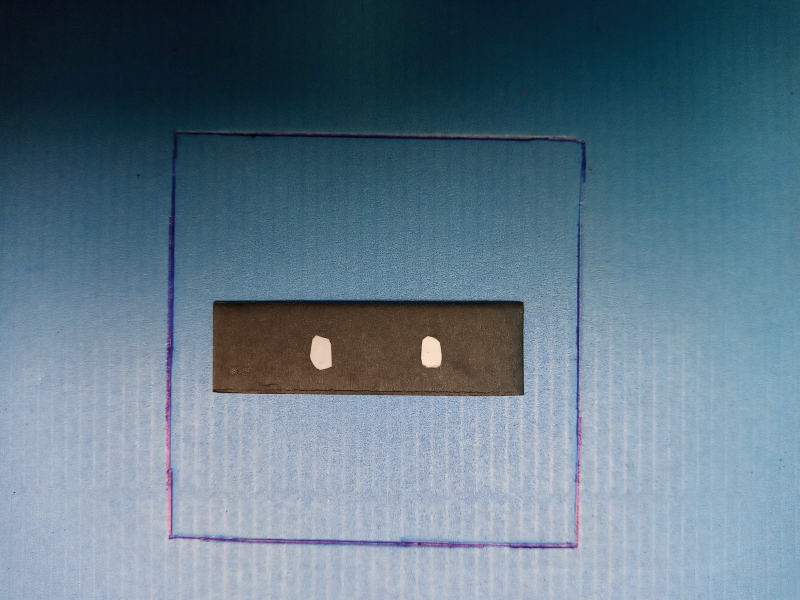
#> input picture image1.jpg, 1600 x 1200 px (shown at 1/2 size)
$ python small_10.py --image image1.jpg
#> lines starting #> are read from the running program, lines starting #| are printed output that depends on the picture; after the words box and inside, x2 and y2 are one past the last pixel; in counts of white or black regions, pixels touching at a corner belong together
# USAGE
# python small.py --image images/small1.png


# import the necessary packages
from __future__ import print_function
from imagesearch.transform import four_point_transform
from scipy.spatial import distance as dist
from imutils import perspective
from imutils import contours
from matplotlib import pyplot as plt
import numpy as np
import argparse
import imutils
import cv2

def midpoint(ptA, ptB):
	return ((ptA[0] + ptB[0]) * 0.5, (ptA[1] + ptB[1]) * 0.5)

#Shift contours bach to calibrator correct position
def scale_contour(cnt,x,y,scale):
    M = cv2.moments(cnt)
    cx = int(M['m10']/M['m00'])
    cy = int(M['m01']/M['m00'])

    cnt_norm = cnt - [cx, cy]
    cnt_scaled = cnt_norm * scale
    cnt_scaled = cnt_scaled + [x+cx, y+cy]
    cnt_scaled = cnt_scaled.astype(np.int32)

    return cnt_scaled

pixelSizeX = None
pixelSizeY = None

colors = ((0, 0, 255), (240, 0, 159), (255, 0, 0), (255, 255, 0))

# construct the argument parse and parse the arguments
ap = argparse.ArgumentParser()
ap.add_argument("-i", "--image", help = "path to the image file")
args = vars(ap.parse_args())

#-------------------------------------------------------------------------------
#Find the box to do calibration

# load our input image, convert it to grayscale, and blur it slightly
first = cv2.imread(args["image"])
#> first is the input picture: shape (1200, 1600, 3); mean B, G, R 134.6, 119.2, 96

#resize --- Change fraction if needed
image = cv2.resize(first, (0, 0), fx = 0.5, fy = 0.5)
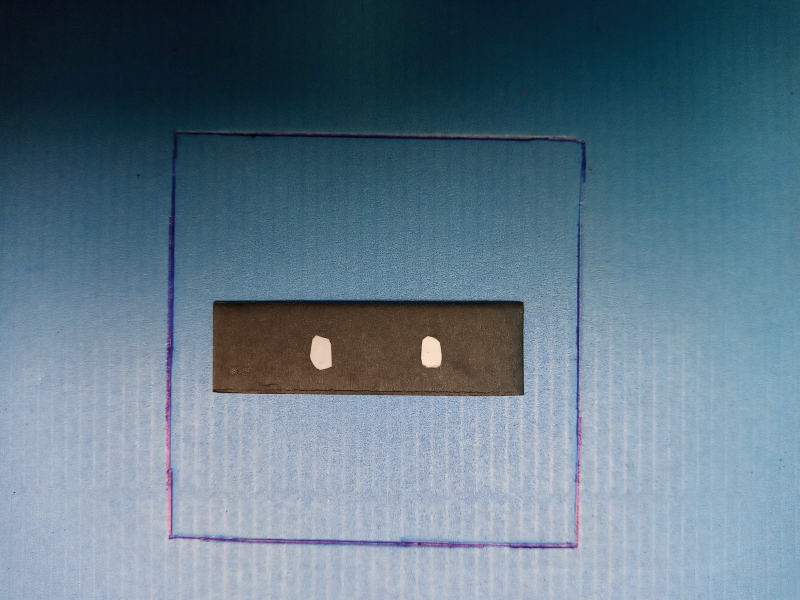
#> image: shape (600, 800, 3); mean B, G, R 134.8, 119.3, 96.1

gray1 = cv2.cvtColor(image, cv2.COLOR_BGR2GRAY)
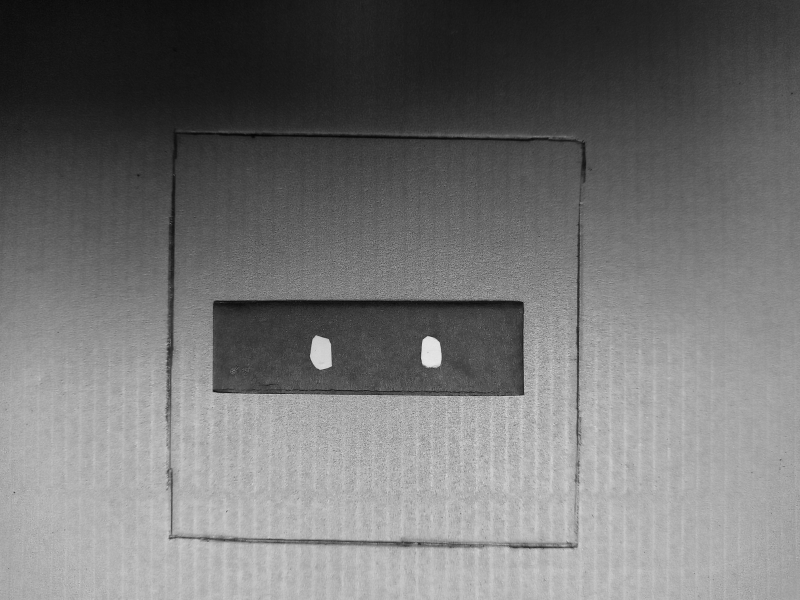
#> gray1: shape (600, 800); min 4, max 230, mean 114.1
gray1 = cv2.GaussianBlur(gray1, (1, 1), cv2.BORDER_DEFAULT)
gray1 = cv2.bilateralFilter(gray1, 100, 30, 10)

ret1, thresh1 = cv2.threshold(gray1,0,255,cv2.THRESH_TOZERO)

# perform edge detection, then perform a dilation + erosion to
# close gaps in between object edges
edged1 = cv2.Canny(thresh1, 0, 20, apertureSize = 3)
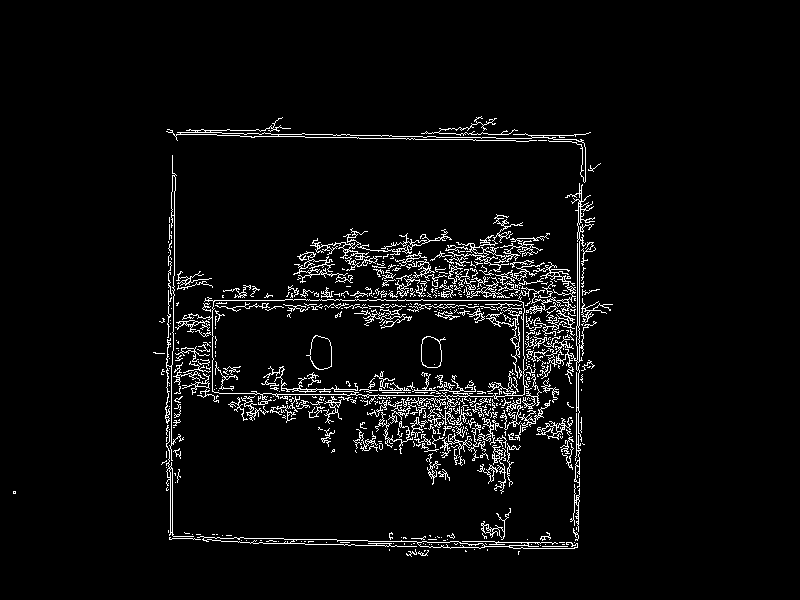
#> edged1: shape (600, 800); 4.3% white in thin lines or dots, all inside (x1, y1, x2, y2) = (13, 116, 613, 557)
#kernel1 = cv2.getStructuringElement(cv2.MORPH_RECT,(100,100))
edged1 = cv2.dilate(edged1, None, iterations=1)
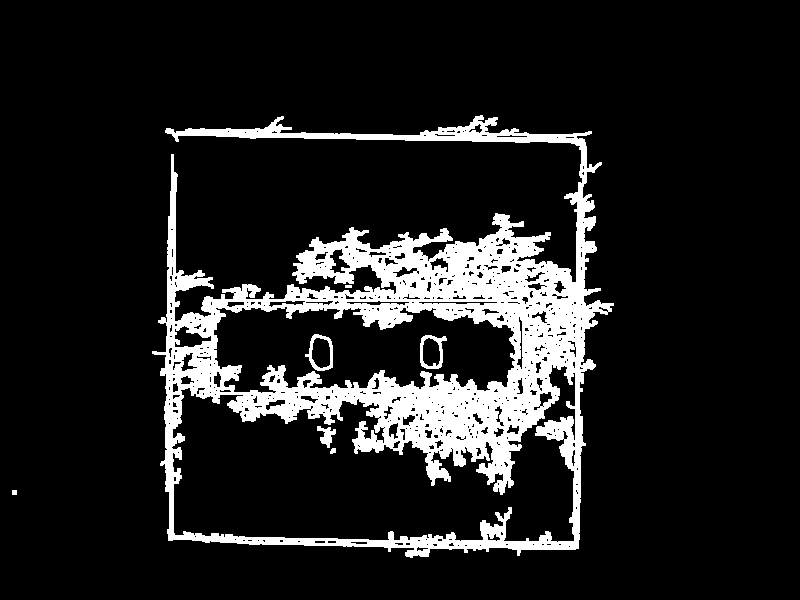
#> edged1: shape (600, 800); 12.5% white; 7 white regions, largest, box (x1, y1, x2, y2) and area: (152, 115, 614, 558) 59190, (420, 335, 447, 369) 335, (305, 334, 333, 371) 328
edged1 = cv2.erode(edged1, None, iterations=1)
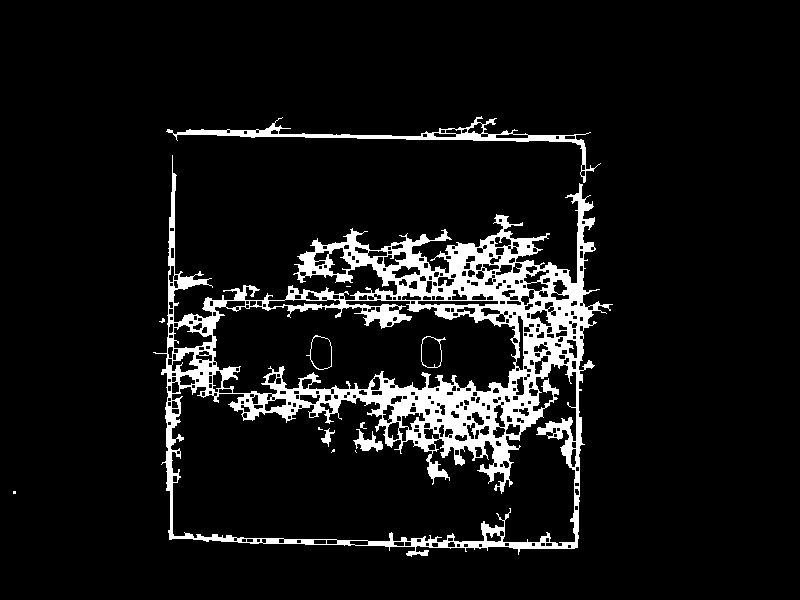
#> edged1: shape (600, 800); 8.3% white; 13 white regions (6 under 20 px)
#edged1 = cv2.morphologyEx(edged1, cv2.MORPH_OPEN, kernel1)

# find the contours in the edged image, keeping only the
# largest ones, and initialize the screen contour
cnts1 = cv2.findContours(edged1.copy(), cv2.RETR_EXTERNAL, cv2.CHAIN_APPROX_NONE)
#> cnts1 = 5 contours, 3 with area under 20; largest, box (x1, y1, x2, y2) and area: (153, 155, 613, 557) 115328, (166, 116, 601, 183) 2436
cnts1 = imutils.grab_contours(cnts1)
cnts1 = sorted(cnts1, key = cv2.contourArea, reverse = True)[:10]

print("Number of contours in the outer image = {}".format(len(cnts1)))
#| Number of contours in the outer image = 5

# loop over the contours individually
for (i, c) in enumerate(cnts1):
	# if the contour is not sufficiently large, ignore it
	if len(c) < 10:
		continue

	if cv2.contourArea(c) < 100000:
		continue

	# approximate the contour
	peri1 = cv2.arcLength(c, True)
	approx1 = cv2.approxPolyDP(c, 0.02 * peri1, True)

	print("Outer Contour Area = {}".format(cv2.contourArea(c)))
	print ("Length = {}".format(len(approx1)))
	#cv2.drawContours(image, c, -1, (0, 255, 0), 2)
	# if our approximated contour has four points, then we
	# can assume that we have found our screen
	#if len(approx1) == 4:
	screenCnt1 = approx1
#> this loop made 5 passes
#> peri1 on pass 1: 3838.3
#| Outer Contour Area = 115328.0
#| Length = 6
    #	break

cv2.drawContours(image, [screenCnt1], -1, (0, 255, 0), 1)
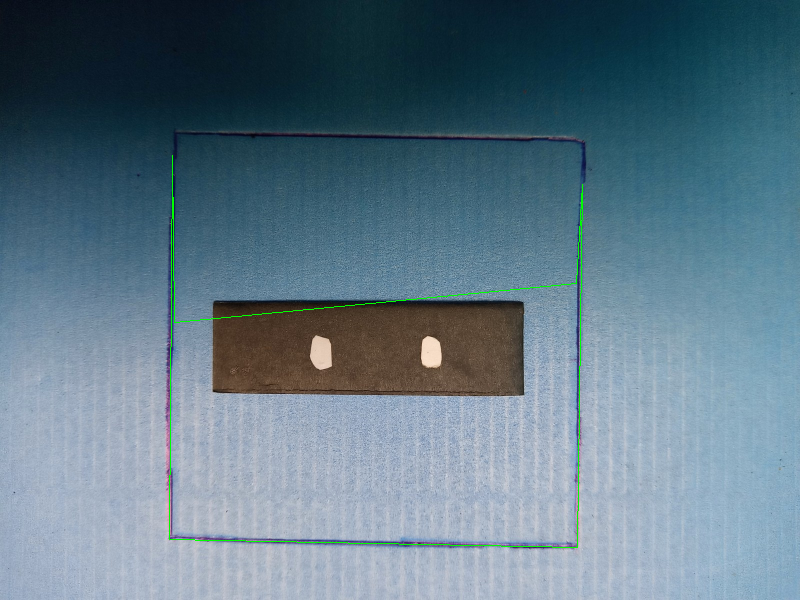
#> image: shape (600, 800, 3); 0.37% of pixels changed, all inside (x1, y1, x2, y2) = (169, 155, 583, 548)

# apply the four point transform to obtain a top-down
# view of the original image
#> (the run stopped early here; a loop or call above may not have finished)
